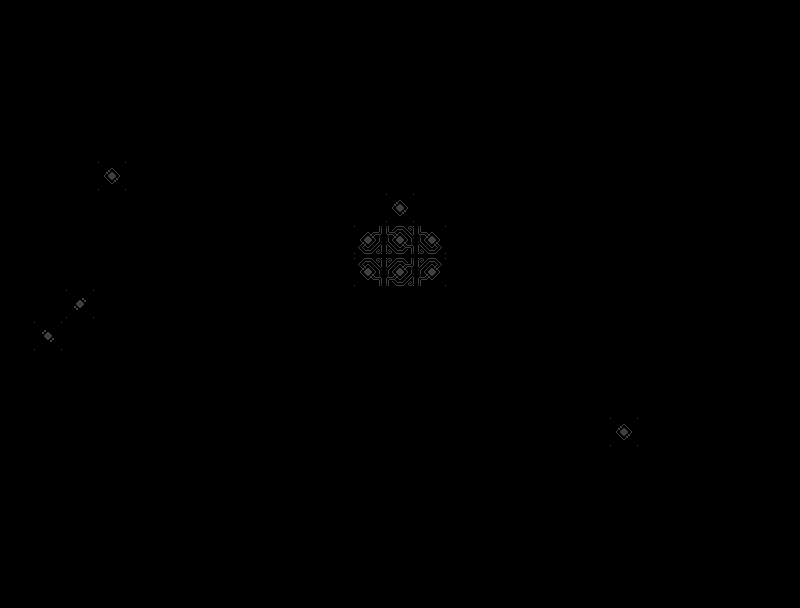

The image is a tile-based game level rendered from a .tmx file. Its description and source (layers, tilesets, objects; grid data summarised) follow:
An orthogonal 25x19 tile map with 32x32 px tiles, 3 tile layers (collision, ground_decorations, decorations).

<map version="1.2" tiledversion="1.3.4" orientation="orthogonal" renderorder="right-down" width="25" height="19" tilewidth="32" tileheight="32" infinite="0" nextlayerid="4" nextobjectid="1">
 <editorsettings>
  <export target="boss_testing.json" format="json" />
 </editorsettings>
 <tileset firstgid="1" source="nort_platform_tiles-Sheet.tsx" />
 <layer id="1" name="collision" width="25" height="19">
  <data>[475 cells, 176 non-empty, 7 distinct tile ids]</data>
 </layer>
 <layer id="2" name="ground_decorations" width="25" height="19">
  <data>[475 cells, 54 non-empty, 14 distinct tile ids]</data>
 </layer>
 <layer id="3" name="decorations" width="25" height="19">
  <data>[475 cells, 28 non-empty, 11 distinct tile ids]</data>
 </layer>
</map>
